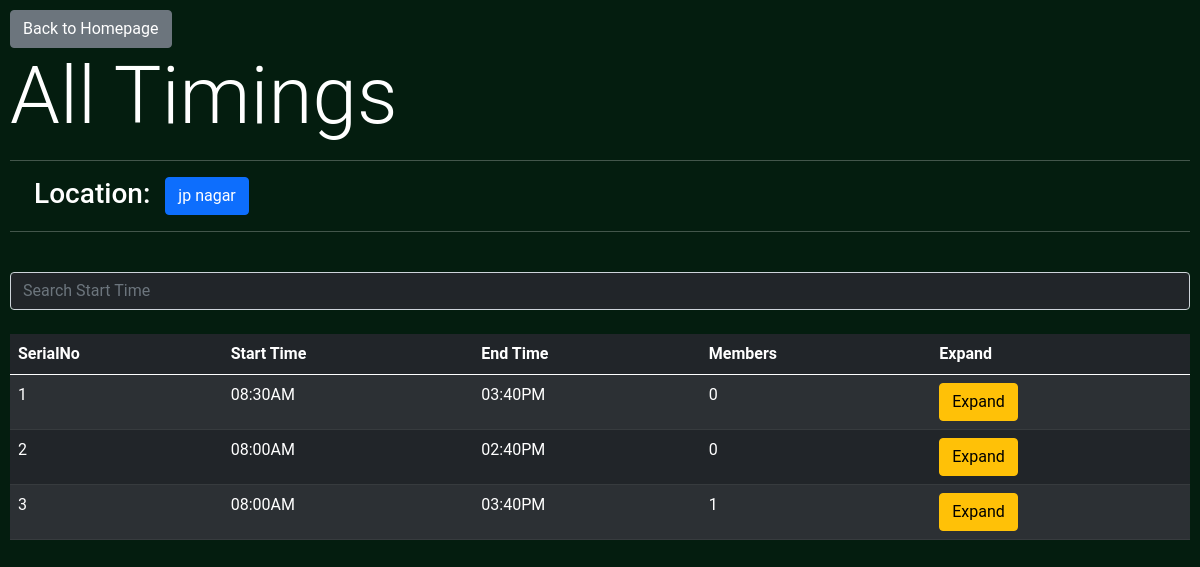
Screenshot of /admin/viewdata/timings/2 (signed in) with the database file from the repository.
### BusManager/models.py (models this page shows, shortened)
class LocationModel(db.Model):
	id = db.Column(db.Integer, primary_key=True)
	location_name = db.Column(db.String)

class TimingModel(db.Model):
	id = db.Column(db.Integer, primary_key=True)
	start = db.Column(db.String) #08:30AM
	end = db.Column(db.String) #03:40PM

### BusManager/admin/routes.py (the view)
@admin.route('/viewdata/timings/<tid>')
@login_required
def data_timings(tid):
	location = LocationModel.query.filter_by(id=tid).first()
	if(not location): return jsonify({'status':0, 'message':'No Such Location'})
	data = []
	all_timings = TimingModel.query.all()
	for T in all_timings:
		members = 0
		students = [x for x in T.students.all() if x.location[0] == location]
		members += len([*students]) #, *drivers])
		data.append({
			'id': T.id,
			'start': T.start,
			'end': T.end,
			'members': members,
		})
	return render_template('getdata/timings.html', timings=data, title='timings', location=location.location_name, tid=tid)

### BusManager/models.py (called while the page is built)
@login_manager.user_loader
def load_user(user_id):
    return AdminUser.query.get(int(user_id))

### BusManager/templates/getdata/timings.html (shortened to what this page needs)
{% extends 'bs_layout.html' %}
{% block content %}
<a class="btn btn-secondary" href="{{url_for('admin.admin_home')}}">Back to Homepage</a>
<h1 class='display-1'>All Timings</h1>
<hr>
<h3 class="px-4">Location: <span class="btn btn-primary">{{location}}</span></h3>
<hr><br>
<input type="text" id="searchbar" class="form-control text-light bg-dark" placeholder="Search Start Time" onkeyup="tableFilterer(1)"><br>
<table class="table table-striped table-dark" id="tbl">
  <thead>
    <tr>
    <th scope="col">SerialNo</th>
      <th scope="col">Start Time</th>
      <th scope="col">End Time</th>
	  <th scope="col">Members</th>
      <th scope="col">Expand</th>
    </tr>
  </thead>
  <tbody id='tbdy'>
    {% for e in timings %}
       <tr data-id="-1">
       <td>{{loop.index}}</td>
        <td>{{e['start']}}</td>
        <td>{{e['end']}}</td>
        <td>{{e['members']}}</td>
        <td><button class="btn btn-warning" onclick=Expand({{e['id']}})>Expand</button></td>
      </tr>
    {% endfor %}
  </tbody>
</table>
{% endblock content %}

### BusManager/static/main.css (style rules this page uses)
body { background-color: rgb(4, 29, 15); color: white; padding: 10px; font-family: 'Roboto', sans-serif; }

### rows the page displays
LocationModel: location_name "jp nagar"
TimingModel: start "08:30AM", end "03:40PM", members "0"
TimingModel: start "08:00AM", end "02:40PM", members "0"
TimingModel: start "08:00AM", end "03:40PM", members "1"
